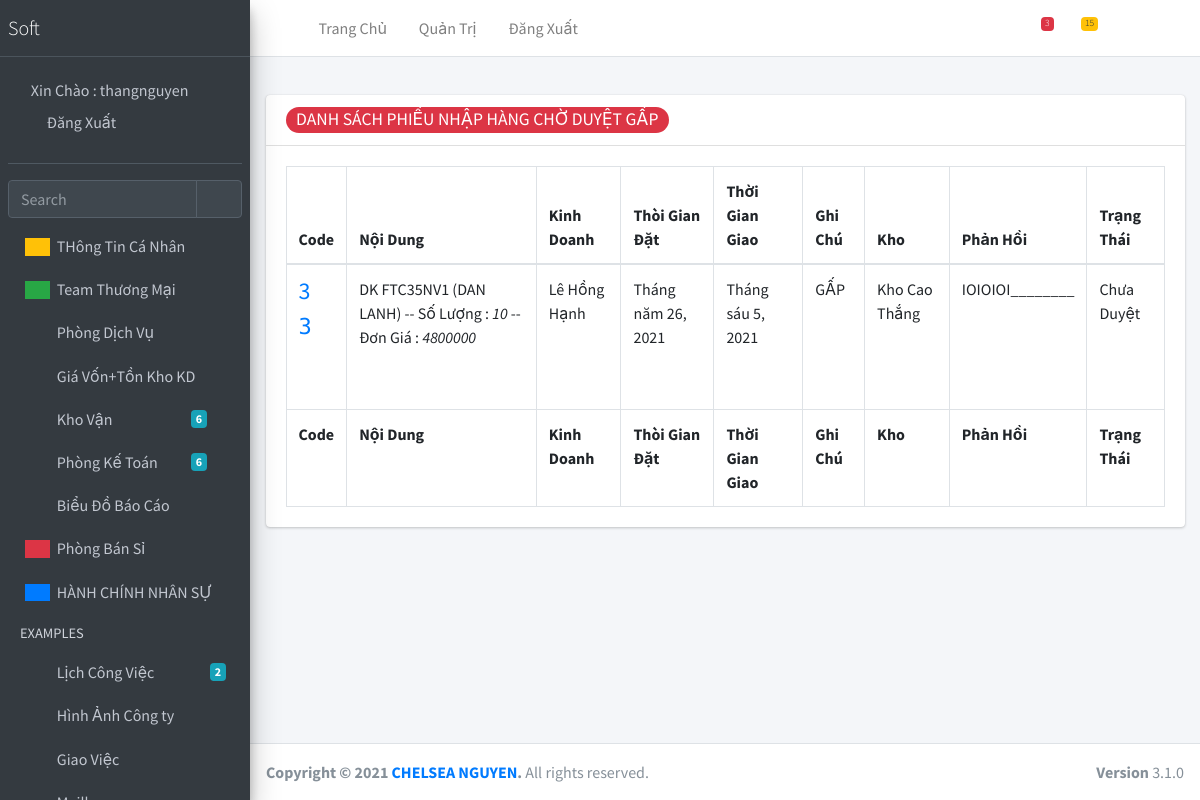
Page /nhap-hang-chua-duyet-gap (signed in) on the committed database.
### khovan/models.py (models this page shows, shortened)
class Phieunhaphang(models.Model):
    code  =  models.CharField(max_length=200,blank=False,null=False,verbose_name='Barcode',unique=True)
    nhacungcap  =  models.ForeignKey(Nhacungcap, on_delete = models.CASCADE, verbose_name='Nhà cung cấp' )
    noidung = models.JSONField(blank=False,null=False,verbose_name='Nội Dung ')
    username = models.ForeignKey(User, on_delete=models.CASCADE, verbose_name='Tài Khoản')
    nhanvien =  models.CharField(max_length=200,blank=True,null=True,verbose_name='Tên Kinh doanh(không  điền trường này)')
    kho = models.ForeignKey(Khohang, on_delete=models.CASCADE, verbose_name='Kho')
    tinhtrang = models.BooleanField(verbose_name='Duyệt')
    tuchoi = models.BooleanField(verbose_name='Từ Chối')
    thoigiantao = models.DateField()
    thoigiannhanhang = models.DateField()
    ghichu = models.CharField(default=".",max_length=200,blank=False,null=False,verbose_name='Ghi Chú  ')
    phanhoi =  models.CharField(default=".",max_length=200,blank=False,null=False,verbose_name='Phản Hồi  ')
    class Meta:
        verbose_name = "PHIẾU NHẬP XUẤT HÀNG "
        verbose_name_plural = 'PHIẾU NHẬP XUẤT HÀNG'

class Khohang(models.Model):
    tenkho = models.CharField(max_length=200,blank=False,null=False,verbose_name='Tên Kho')
    diachi = models.CharField(max_length=500,blank=True,null=True,verbose_name='Địa Chỉ')
    class Meta:
        verbose_name = "KHO HÀNG "
        verbose_name_plural = 'KHO HÀNG'
    def __str__(self):
        return self.tenkho

### khovan/views.py (the view)
# urls.py: path('nhap-hang-chua-duyet-gap',Nhaphangchuaduyetgap.as_view(),name='nhaphangchuaduyetgap'),
class Nhaphangchuaduyetgap(LoginRequiredMixin, View):
    login_url = 'login/'
    permission_classes = (IsAuthenticated,)
    def get(self, request):
        hanghoa = Hanghoa.objects.all()
        khohang = Khohang.objects.all()
        pnh_nonactive = Phieunhaphang.objects.filter(tinhtrang=False, ghichu='GẤP')
        context = {
            'hanghoa': hanghoa,
            'khohang': khohang,
            'pnh_nonactive': pnh_nonactive,
        }
        return render(request, 'nhaphangchuaduyetgap.html', context)

### templates/nhaphangchuaduyetgap.html (shortened to what this page needs)
{% extends 'base.html'%}
{%load static%}
{%block cssnhaphang%}
<link rel="stylesheet" href="{% static 'plugins/datatables-bs4/css/dataTables.bootstrap4.min.css'%}">
  <link rel="stylesheet" href="{% static 'plugins/datatables-responsive/css/responsive.bootstrap4.min.css'%}">
  <link rel="stylesheet" href="{% static 'plugins/datatables-buttons/css/buttons.bootstrap4.min.css'%}">
  <link rel="stylesheet" href="{% static 'dist/css/adminlte.min.css'%}">
{%endblock%}
{%block nhaphangchuaduyetgap%}
<div class="content-wrapper">
    <section class="content-header">
    </section>
    <section class="content">
        <div class="container-fluid">
            <div class="row">
                <div class="col-12">
                    <div class="card">
                        <div class="card-header">
                            <h3 class="card-title badge badge-pill badge-danger">
                              DANH SÁCH PHIẾU NHẬP HÀNG CHỜ DUYỆT GẤP
                            </h3>
                        </div>
                        <div class="card-body">
                            <table id="example2" class="table table-bordered table-hover">
                                <thead>
                                <tr>
                                    <th>Code</th>
                                    <th>Nội Dung</th>
                                    <th>Kinh Doanh</th>
                                    <th>Thòi Gian Đặt</th>
                                    <th>Thời Gian Giao</th>
                                    <th>Ghi Chú</th>
                                    <th>Kho</th>
                                    <th>Phản Hồi</th>
                                    <th>Trạng Thái</th>
                                </tr>
                                </thead>
                                <tbody>
                                {%for item in pnh_nonactive %}
                                <tr>
                                    <td>
                                        <a href="{% url 'duyetnhaphang' item.id %}">
                                            <h4>{{item.code}}</h4>
                                            <h6 style="font-family: 'Libre Barcode 39';font-size: 22px;">
                                                {{item.code}} </h6>
                                        </a>
                                    </td>
                                    <td>
                                        {{item.noidung.tenhang_1}} -- Số Lượng : <i>{{item.noidung.soluong_1}}</i> --
                                        Đơn Giá :<i> {{item.noidung.dongia_1}} </i>
                                        <br>
                                        <br>
                                        <br>
                                    </td>
                                    <td>{{item.nhanvien}}</td>
                                    <td>{{item.thoigiantao}}</td>
                                    <td>{{item.thoigiannhanhang}}</td>
                                    <td>{{item.ghichu}}</td>
                                    <td>{{item.kho}}</td>
                                     <td> {{item.phanhoi}}</td>
                                    <td>{% if item.tinhtrang == False %}
                                      <span>Chưa Duyệt</span>
                                        {%endif%}
                                    </td>
                                </tr>
                                {%endfor%}
                                </tbody>
                                <tfoot>
                                <tr>
                                    <th>Code</th>
                                    <th>Nội Dung</th>
                                    <th>Kinh Doanh</th>
                                    <th>Thòi Gian Đặt</th>
                                    <th>Thời Gian Giao</th>
                                    <th>Ghi Chú</th>
                                    <th>Kho</th>
                                     <th>Phản Hồi</th>
                                    <th>Trạng Thái</th>
                                </tr>
                                </tfoot>
                            </table>
                        </div>
                    </div>
                </div>
            </div>
        </div>
    </section>
</div>
{%endblock%}

### templates/base.html (shortened to what this page needs)
{%load static%}
<!DOCTYPE html>
<html lang="en">
<head>
  <link rel="stylesheet" href="{% static 'plugins/fontawesome-free/css/all.min.css'%}">
  <link rel="stylesheet" href="{% static 'https://code.ionicframework.com/ionicons/2.0.1/css/ionicons.min.css'%}">
  <link rel="stylesheet" href="{% static 'plugins/tempusdominus-bootstrap-4/css/tempusdominus-bootstrap-4.min.css'%}">
  <link rel="stylesheet" href="{% static 'plugins/icheck-bootstrap/icheck-bootstrap.min.css'%}">
  <link rel="stylesheet" href="{% static 'plugins/jqvmap/jqvmap.min.css'%}">
  <link rel="stylesheet" href="{% static 'dist/css/adminlte.min.css'%}">
  <link rel="stylesheet" href="{% static 'plugins/overlayScrollbars/css/OverlayScrollbars.min.css'%}">
  <link rel="stylesheet" href="{% static 'plugins/daterangepicker/daterangepicker.css'%}">
  <link rel="stylesheet" href="{% static 'plugins/summernote/summernote-bs4.min.css'%}">
  {%block cssnhaphang%}
  {%endblock%}
</head>
<body class="hold-transition sidebar-mini layout-fixed">
<div class="wrapper">
  <nav class="main-header navbar navbar-expand navbar-white navbar-light">
    <ul class="navbar-nav">
      <li class="nav-item">
        <a class="nav-link" data-widget="pushmenu" href="#" role="button"><i class="fas fa-bars"></i></a>
      </li>
      <li class="nav-item d-none d-sm-inline-block">
        <a href="{% url 'index' %}" class="nav-link">Trang Chủ</a>
      </li>
      <li class="nav-item d-none d-sm-inline-block">
        <a href="admin/" class="nav-link">Quản Trị</a>
      </li>
       <li class="nav-item d-none d-sm-inline-block">
        <a href="{% url 'logout' %}" class="nav-link">Đăng Xuất</a>
      </li>
    </ul>
    <ul class="navbar-nav ml-auto">
      <li class="nav-item">
        <a class="nav-link" data-widget="navbar-search" href="#" role="button">
          <i class="fas fa-search"></i>
        </a>
      </li>
      <li class="nav-item dropdown">
        <a class="nav-link" data-toggle="dropdown" href="#">
          <i class="far fa-comments"></i>
          <span class="badge badge-danger navbar-badge">3</span>
        </a>
      </li>
      <li class="nav-item dropdown">
        <a class="nav-link" data-toggle="dropdown" href="#">
          <span class="badge badge-warning navbar-badge">15</span>
        </a>
      </li>
      <li class="nav-item">
        <a class="nav-link" data-widget="fullscreen" href="#" role="button">
          <i class="fas fa-expand-arrows-alt"></i>
        </a>
      </li>
      <li class="nav-item">
        <a class="nav-link" data-widget="control-sidebar" data-slide="true" href="#" role="button">
          <i class="fas fa-th-large"></i>
        </a>
      </li>
    </ul>
  </nav>
  <aside class="main-sidebar sidebar-dark-primary elevation-4">
    <a href="{% url 'index' %}" class="brand-link">
      <span class="brand-text font-weight-light">Soft </span>
    </a>
    <div class="sidebar">
      <div class="user-panel mt-3 pb-3 mb-3 d-flex">
        <div class="image">
        </div>
        <div class="info">
          <a href="#" class="d-block">Xin Chào  : {{user.username}}</a>
          <a href="{% url 'logout' %}" class="nav-link">Đăng Xuất</a>
        </div>
      </div>
      <div class="form-inline">
        <div class="input-group" data-widget="sidebar-search">
          <input class="form-control form-control-sidebar" type="search" placeholder="Search" aria-label="Search">
          <div class="input-group-append">
            <button class="btn btn-sidebar">
              <i class="fas fa-search fa-fw"></i>
            </button>
          </div>
        </div>
      </div>
      <nav class="mt-2">
        <ul class="nav nav-pills nav-sidebar flex-column" data-widget="treeview" role="menu" data-accordion="false">
               <li class="nav-item">
            <a href="#" class="nav-link">
              <i class="nav-icon fas fa-copy info-box-icon bg-warning "></i>
              <p>
                THông Tin Cá Nhân
                <i class="fas fa-angle-left right"></i>
              </p>
            </a>
          </li>
           <li class="nav-item">
            <a href="#" class="nav-link">
              <i class="nav-icon fas fa-copy info-box-icon bg-success"></i>
              <p>
                Team Thương Mại
                <i class="fas fa-angle-left right"></i>
              </p>
            </a>
          </li>
          <li class="nav-item">
            <a href="#" class="nav-link">
              <i class="nav-icon fas fa-copy"></i>
              <p>
                Phòng Dịch Vụ
                <i class="fas fa-angle-left right"></i>
              </p>
            </a>
          </li>
           <li class="nav-item">
            <a href="#" class="nav-link">
              <i class="nav-icon fas fa-copy"></i>
              <p>
                Giá Vốn+Tồn Kho KD
                <i class="fas fa-angle-left right"></i>
              </p>
            </a>
          </li>
          <li class="nav-item">
            <a href="#" class="nav-link">
              <i class="nav-icon fas fa-copy"></i>
              <p>
                Kho Vận
                <i class="fas fa-angle-left right"></i>
                <span class="badge badge-info right">6</span>
              </p>
            </a>
          </li>
          <li class="nav-item">
            <a href="#" class="nav-link">
              <i class="nav-icon fas fa-copy"></i>
              <p>
                Phòng Kế Toán
                <i class="fas fa-angle-left right"></i>
                <span class="badge badge-info right">6</span>
              </p>
            </a>
          </li>
          <li class="nav-item">
            <a href="#" class="nav-link">
              <i class="nav-icon fas fa-chart-pie"></i>
              <p>
                Biểu Đồ Báo Cáo
                <i class="right fas fa-angle-left"></i>
              </p>
            </a>
          </li>
          <li class="nav-item">
            <a href="#" class="nav-link">
              <i class="nav-icon fas fa-tree info-box-icon bg-red"></i>
              <p>
                Phòng Bán Sỉ
                <i class="fas fa-angle-left right"></i>
              </p>
            </a>
          </li>
          <li class="nav-item">
            <a href="#" class="nav-link">
              <i class="nav-icon fas fa-edit  info-box-icon bg-blue"></i>
              <p>
                HÀNH CHÍNH NHÂN SỰ
                <i class="fas fa-angle-left right"></i>
              </p>
            </a>
          </li>
          <li class="nav-header">EXAMPLES</li>
          <li class="nav-item">
            <a href="#" class="nav-link">
              <i class="nav-icon far fa-calendar-alt"></i>
              <p>
                Lịch Công Việc
                <span class="badge badge-info right">2</span>
              </p>
            </a>
          </li>
          <li class="nav-item">
            <a href="#" class="nav-link">
              <i class="nav-icon far fa-image"></i>
              <p>
                Hình Ảnh Công ty
              </p>
            </a>
          </li>
          <li class="nav-item">
            <a href="#" class="nav-link">
              <i class="nav-icon fas fa-columns"></i>
              <p>
                Giao Việc
              </p>
            </a>
          </li>
          <li class="nav-item">
            <a href="#" class="nav-link">
              <i class="nav-icon far fa-envelope"></i>
              <p>
                <i class="fas fa-angle-left right"></i>
              </p>
            </a>
          </li>
        </ul>
      </nav>
    </div>
  </aside>
  {%block nhaphangchuaduyetgap%}
  {%endblock%}
  <footer class="main-footer">
    <strong>Copyright &copy; 2021 <a href="https://zalo.me/0979754485">CHELSEA NGUYEN</a>.</strong>
    All rights reserved.
    <div class="float-right d-none d-sm-inline-block">
      <b>Version</b> 3.1.0
    </div>
  </footer>
</div>
</body>
</html>

### rows in the picture
Phieunhaphang: code "3", noidung.tenhang_1 "DK FTC35NV1 (DAN LANH)", noidung.soluong_1 "10", noidung.dongia_1 "4800000", nhanvien "Lê Hồng Hạnh", thoigiantao "Tháng năm 26, 2021", thoigiannhanhang "Tháng sáu 5, 2021", ghichu "GẤP", kho "Kho Cao Thắng", phanhoi "IOIOIOI________", tinhtrang "Chưa Duyệt"

### other values in the picture
{{ user.username }} "thangnguyen"
